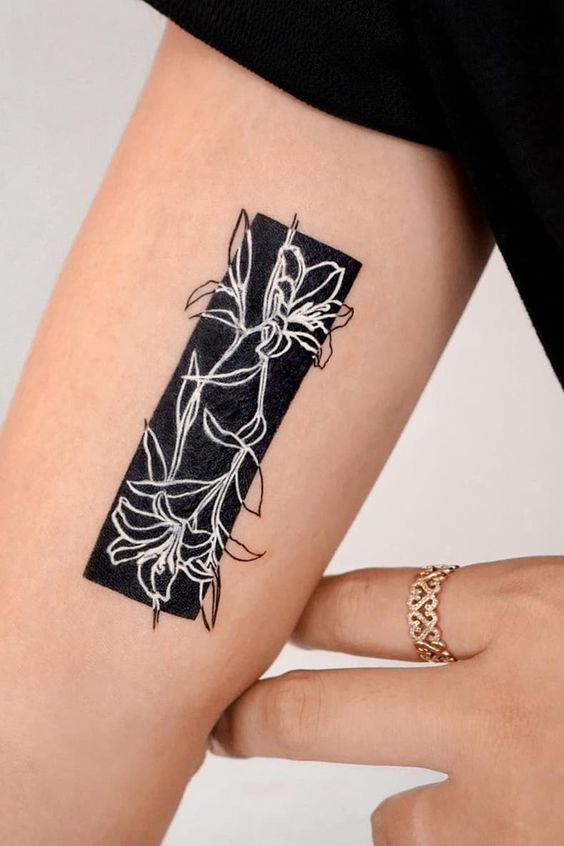
#> input picture CPV-github/tattoo.jpg, 564 x 846 px, found by its file name
$ python 'test sliders matplot.py'
#> lines starting #> are read from the running program, lines starting #| are printed output that depends on the picture
import cv2
import matplotlib.pyplot as plt
import numpy as np
from matplotlib.widgets import Slider

# Load image using OpenCV
image = cv2.imread('tattoo.jpg', cv2.IMREAD_GRAYSCALE)
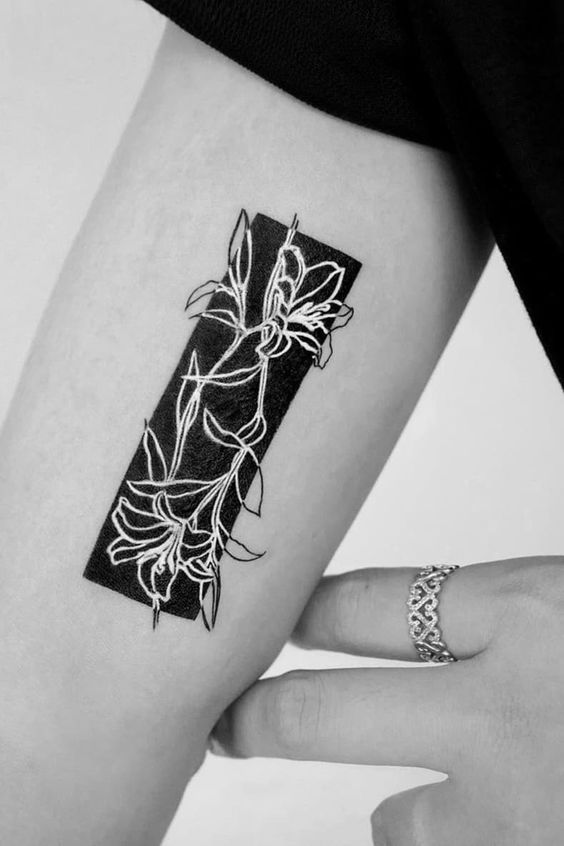
#> image: shape (846, 564); min 0, max 255, mean 150.9

# Create plot
fig, ax = plt.subplots()
plt.subplots_adjust(bottom=0.25)  # Make room for slider

# Display image
im = ax.imshow(image, cmap='binary', vmin=0, vmax=255)

# Create slider
ax_slider = plt.axes([0.25, 0.1, 0.65, 0.03])  # [left, bottom, width, height]
threshold_slider = Slider(ax=ax_slider,
                           label='Threshold',
                           valmin=0,
                           valmax=255,
                           valinit=127)

# Define function to apply threshold to create binary image
def apply_threshold(threshold):
    binary_image = cv2.threshold(image, threshold, 255, cv2.THRESH_BINARY)[1]
    im.set_data(binary_image)
    fig.canvas.draw_idle()

# Register callback with slider
threshold_slider.on_changed(apply_threshold)

# Show plot
plt.show()
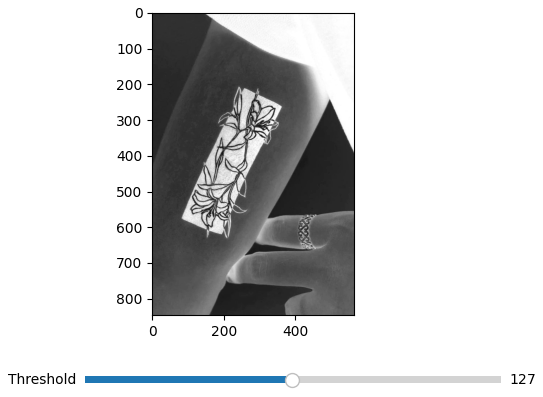
#> figure drawn by matplotlib, 2 panels
